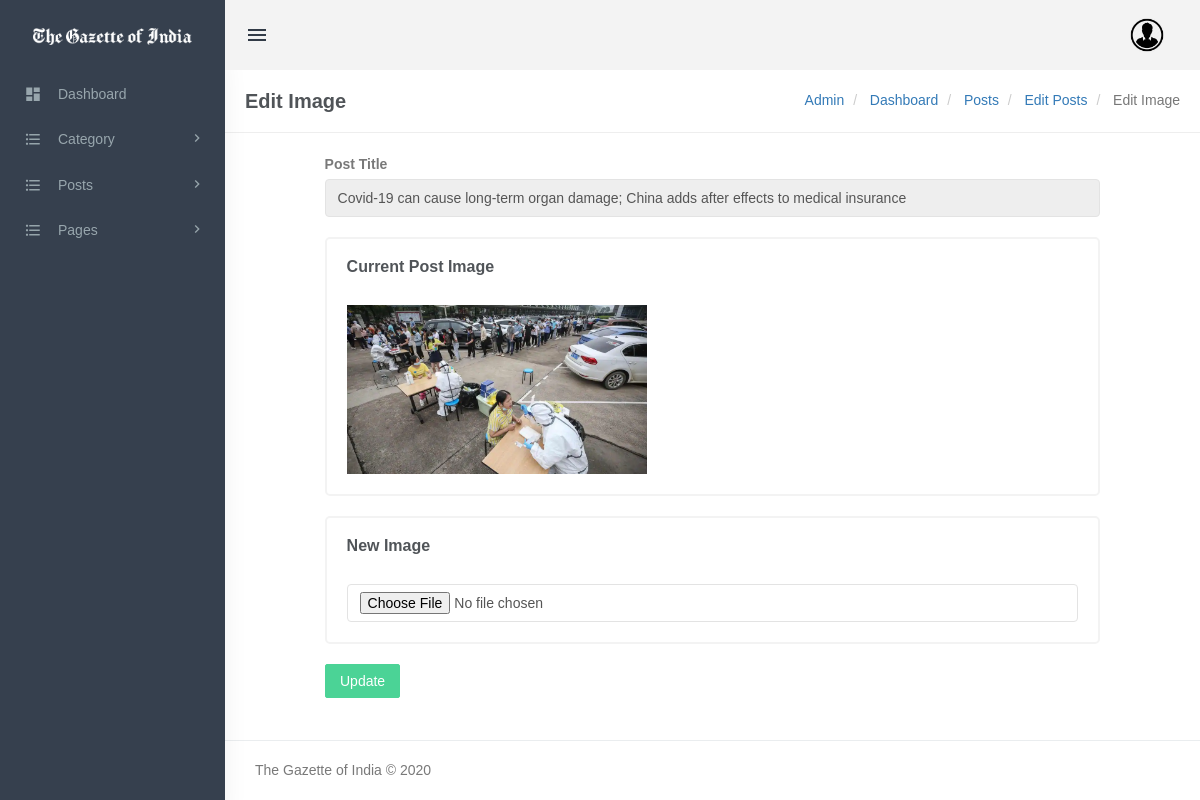
Screenshot of /admin/change-image.php?pid=1 (signed in) with the database file from the repository.
### tables this page shows
CREATE TABLE `posts` (
  `id` int(11) NOT NULL,
  `PostTitle` longtext DEFAULT NULL,
  `CategoryId` int(11) DEFAULT NULL,
  `SubCategoryId` int(11) DEFAULT NULL,
  `PostDetails` longtext DEFAULT NULL,
  `PostingDate` timestamp NULL DEFAULT current_timestamp(),
  `UpdationDate` timestamp NULL DEFAULT NULL ON UPDATE current_timestamp(),
  `Is_Active` int(1) DEFAULT NULL,
  `PostUrl` mediumtext DEFAULT NULL,
  `PostImage` varchar(255) DEFAULT NULL
);

### admin/change-image.php (the view, shortened to what this page needs)
<?php
include('includes/config.php');
if(strlen($_SESSION['login'])==0)
{
    header('location:index.php');
}
else
{
?>
<!doctype html>
<html lang="en">
<head>
    <link href="assets/css/bootstrap.min.css" rel="stylesheet" type="text/css" />
    <link href="assets/css/core.css" rel="stylesheet" type="text/css" />
    <link href="assets/css/components.css" rel="stylesheet" type="text/css" />
    <link href="assets/css/icons.css" rel="stylesheet" type="text/css" />
    <link href="assets/css/menu.css" rel="stylesheet" type="text/css" />
    <link href="assets/css/responsive.css" rel="stylesheet" type="text/css" />
</head>
<body class="fixed-left">
    <div id="wrapper">
        <?php include('includes/topheader.php');?>
        <?php include('includes/leftsidebar.php');?>
        <div class="content-page">
            <div class="content">
                <div class="container">
                    <div class="row">
                        <div class="col-xs-12">
                            <div class="page-title-box">
                                <h4 class="page-title">Edit Image </h4>
                                <ol class="breadcrumb p-0 m-0">
                                    <li>
                                        <a href="#">Admin</a>
                                    </li>
                                    <li>
                                        <a href="dashboard.php">Dashboard</a>
                                    </li>
                                    <li>
                                        <a href="#">Posts</a>
                                    </li>
                                    <li>
                                        <a href="#">Edit Posts</a>
                                    </li>
                                    <li class="active">
                                        Edit Image
                                    </li>
                                </ol>
                                <div class="clearfix"></div>
                            </div>
                        </div>
                    </div>
                    <div class="row">
                        <div class="col-sm-6">
                        </div>
                    </div>
                    <form name="addpost" method="post" enctype="multipart/form-data">
                        <?php
                        $postid=intval($_GET['pid']);
                        $query=mysqli_query($con,"select PostImage,PostTitle from posts where id='$postid' and Is_Active=1 ");
                        while($row=mysqli_fetch_array($query))
                        {
                        ?>
                        <div class="row">
                            <div class="col-md-10 col-md-offset-1">
                                <div class="p-6">
                                    <div class="">
                                        <form name="addpost" method="post">
                                            <div class="form-group m-b-20">
                                                <label for="exampleInputEmail1">Post Title</label>
                                                <input type="text" class="form-control" id="posttitle" value="<?php echo htmlentities($row['PostTitle']);?>" name="posttitle" readonly>
                                            </div>
                                            <div class="row">
                                                <div class="col-sm-12">
                                                    <div class="card-box">
                                                        <h4 class="m-b-30 m-t-0 header-title"><b>Current Post Image</b></h4>
                                                        <img src="postimages/<?php echo htmlentities($row['PostImage']);?>" width="300" />
                                                        <br />
                                                    </div>
                                                </div>
                                            </div>
                                            <?php } ?>
                                            <div class="row">
                                                <div class="col-sm-12">
                                                    <div class="card-box">
                                                        <h4 class="m-b-30 m-t-0 header-title"><b>New Image</b></h4>
                                                        <input type="file" class="form-control" id="postimage" name="postimage" required>
                                                    </div>
                                                </div>
                                            </div>
                                            <button type="submit" name="update" class="btn btn-success waves-effect waves-light">Update </button>
                                        </form>
                                    </div>
                                </div>
                            </div>
                        </div>
                    </form>
                </div>
            </div>
            <?php include('includes/footer.php');?>
        </div>
    </div>
</body>
</html>
<?php } ?>

### admin/assets/css/core.css (style rules this page uses)
body { font-family: 'Varela Round', sans-serif; margin: 0; padding-bottom: 60px; overflow-x: hidden; color: #797979; }
html { position: relative; min-height: 100%; }
.h1, .h2, .h3, .h4, .h5, .h6, h1, h2, h3, h4, h5, h6 { color: #505458; font-family: 'Hind Madurai', sans-serif; margin: 10px 0; }
* { outline: none !important; }
b, strong { font-weight: 600; font-family: 'Hind Madurai', sans-serif; }
.container { width: auto; }
#wrapper { height: 100%; overflow: hidden; width: 100%; }
.p-0 { padding: 0 !important; }
.m-0 { margin: 0 !important; }
.m-t-0 { margin-top: 0 !important; }
.m-b-20 { margin-bottom: 20px !important; }
.m-b-30 { margin-bottom: 30px !important; }
.card-box { padding: 20px; border: 2px solid #f3f3f3; -webkit-border-radius: 5px; border-radius: 5px; -moz-border-radius: 5px; background-clip: padding-box; margin-bottom: 20px; background-color: #ffffff; }
.row { margin-right: -10px; margin-left: -10px; }
.col-lg-1, .col-lg-10, .col-lg-11, .col-lg-12, .col-lg-2, .col-lg-3, .col-lg-4, .col-lg-5, .col-lg-6, .col-lg-7, .col-lg-8, .col-lg-9, .col-md-1, .col-md-10, .col-md-11, .col-md-12, .col-md-2, .col-md-3, .col-md-4, .col-md-5, .col-md-6, .col-md-7, .col-md-8, .col-md-9, .col-sm-1, .col-sm-10, .col-sm-11, .col-sm-12, .col-sm-2, .col-sm-3, .col-sm-4, .col-sm-5, .col-sm-6, .col-sm-7, .col-sm-8, .col-sm-9, .col-xs-1, .col-xs-10, .col-xs-11, .col-xs-12, .col-xs-2, .col-xs-3, .col-xs-4, .col-xs-5, .col-xs-6, .col-xs-7, .col-xs-8, .col-xs-9 { padding-left: 10px; padding-right: 10px; }
.breadcrumb { background-color: transparent; margin-bottom: 15px; padding-top: 10px; padding-left: 0; }
.waves-effect { position: relative; cursor: pointer; display: inline-block; overflow: hidden; -webkit-user-select: none; -moz-user-select: none; -ms-user-select: none; user-select: none; -webkit-tap-highlight-color: transparent; vertical-align: middle; z-index: 1; will-change: opacity, transform; -webkit-transition: all 0.3s ease-out; -moz-transition: all 0.3s ease-out; -o-transition: all 0.3s ease-out; -ms-transition: all 0.3s ease-out; transition: all 0.3s ease-out; }

### admin/assets/css/menu.css (style rules this page uses)
.content-page { margin-left: 225px; overflow: hidden; }
.content-page .content { padding: 0 5px 10px 5px; margin-top: 70px; }
.page-title { font-size: 20px; margin-bottom: 0; margin-top: 0; font-weight: 600; }
.header-title { font-size: 16px; line-height: 16px; margin-bottom: 8px; font-weight: 600; }
.page-title-box { padding: 20px; border-bottom: 1px solid #eee; margin: 0 -20px 20px -20px; }
.page-title-box .page-title { margin-bottom: 0; float: left; }
.page-title-box .breadcrumb { float: right; background-color: transparent !important; }

### rows the page displays
posts: posttitle "Covid-19 can cause long-term organ damage; China adds after effects to medical insurance", PostImage (picture)
